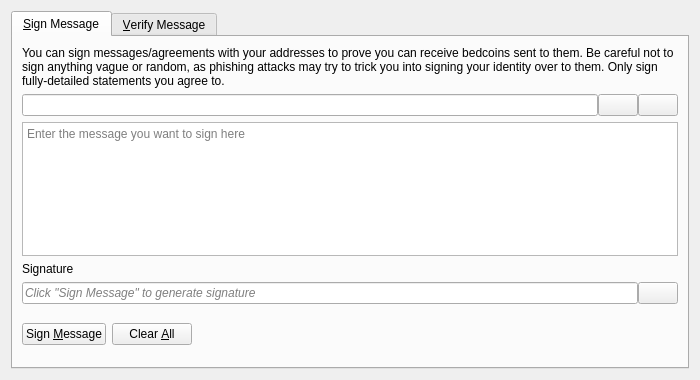
<?xml version="1.0" encoding="UTF-8"?>
<ui version="4.0">
 <class>SignVerifyMessageDialog</class>
 <widget class="QDialog" name="SignVerifyMessageDialog">
  <property name="geometry">
   <rect>
    <x>0</x>
    <y>0</y>
    <width>700</width>
    <height>380</height>
   </rect>
  </property>
  <property name="windowTitle">
   <string>Signatures - Sign / Verify a Message</string>
  </property>
  <property name="modal">
   <bool>true</bool>
  </property>
  <layout class="QVBoxLayout" name="verticalLayout">
   <item>
    <widget class="QTabWidget" name="tabWidget">
     <property name="currentIndex">
      <number>0</number>
     </property>
     <widget class="QWidget" name="tabSignMessage">
      <attribute name="title">
       <string>&amp;Sign Message</string>
      </attribute>
      <layout class="QVBoxLayout" name="verticalLayout_SM">
       <item>
        <widget class="QLabel" name="infoLabel_SM">
         <property name="text">
          <string>You can sign messages/agreements with your addresses to prove you can receive bedcoins sent to them. Be careful not to sign anything vague or random, as phishing attacks may try to trick you into signing your identity over to them. Only sign fully-detailed statements you agree to.</string>
         </property>
         <property name="textFormat">
          <enum>Qt::PlainText</enum>
         </property>
         <property name="wordWrap">
          <bool>true</bool>
         </property>
        </widget>
       </item>
       <item>
        <layout class="QHBoxLayout" name="horizontalLayout_1_SM">
         <property name="spacing">
          <number>0</number>
         </property>
         <item>
          <widget class="QValidatedLineEdit" name="addressIn_SM">
           <property name="toolTip">
            <string>The Bedcoin address to sign the message with</string>
           </property>
          </widget>
         </item>
         <item>
          <widget class="QPushButton" name="addressBookButton_SM">
           <property name="toolTip">
            <string>Choose previously used address</string>
           </property>
           <property name="text">
            <string/>
           </property>
           <property name="icon">
            <iconset resource="../bitcoin.qrc">
             <normaloff>:/icons/address-book</normaloff>:/icons/address-book</iconset>
           </property>
           <property name="shortcut">
            <string>Alt+A</string>
           </property>
           <property name="autoDefault">
            <bool>false</bool>
           </property>
          </widget>
         </item>
         <item>
          <widget class="QPushButton" name="pasteButton_SM">
           <property name="toolTip">
            <string>Paste address from clipboard</string>
           </property>
           <property name="text">
            <string/>
           </property>
           <property name="icon">
            <iconset resource="../bitcoin.qrc">
             <normaloff>:/icons/editpaste</normaloff>:/icons/editpaste</iconset>
           </property>
           <property name="shortcut">
            <string>Alt+P</string>
           </property>
           <property name="autoDefault">
            <bool>false</bool>
           </property>
          </widget>
         </item>
        </layout>
       </item>
       <item>
        <widget class="QPlainTextEdit" name="messageIn_SM">
         <property name="toolTip">
          <string>Enter the message you want to sign here</string>
         </property>
         <property name="placeholderText">
          <string>Enter the message you want to sign here</string>
         </property>
        </widget>
       </item>
       <item>
        <widget class="QLabel" name="signatureLabel_SM">
         <property name="text">
          <string>Signature</string>
         </property>
         <property name="textFormat">
          <enum>Qt::PlainText</enum>
         </property>
        </widget>
       </item>
       <item>
        <layout class="QHBoxLayout" name="horizontalLayout_2_SM">
         <property name="spacing">
          <number>0</number>
         </property>
         <item>
          <widget class="QLineEdit" name="signatureOut_SM">
           <property name="placeholderText">
            <string>Click "Sign Message" to generate signature</string>
           </property>
           <property name="font">
            <font>
             <italic>true</italic>
            </font>
           </property>
           <property name="readOnly">
            <bool>true</bool>
           </property>
          </widget>
         </item>
         <item>
          <widget class="QPushButton" name="copySignatureButton_SM">
           <property name="toolTip">
            <string>Copy the current signature to the system clipboard</string>
           </property>
           <property name="text">
            <string/>
           </property>
           <property name="icon">
            <iconset resource="../bitcoin.qrc">
             <normaloff>:/icons/editcopy</normaloff>:/icons/editcopy</iconset>
           </property>
           <property name="autoDefault">
            <bool>false</bool>
           </property>
          </widget>
         </item>
        </layout>
       </item>
       <item>
        <layout class="QHBoxLayout" name="horizontalLayout_3_SM">
         <item>
          <widget class="QPushButton" name="signMessageButton_SM">
           <property name="toolTip">
            <string>Sign the message to prove you own this Bedcoin address</string>
           </property>
           <property name="text">
            <string>Sign &amp;Message</string>
           </property>
           <property name="icon">
            <iconset resource="../bitcoin.qrc">
             <normaloff>:/icons/edit</normaloff>:/icons/edit</iconset>
           </property>
           <property name="autoDefault">
            <bool>false</bool>
           </property>
          </widget>
         </item>
         <item>
          <widget class="QPushButton" name="clearButton_SM">
           <property name="toolTip">
            <string>Reset all sign message fields</string>
           </property>
           <property name="text">
            <string>Clear &amp;All</string>
           </property>
           <property name="icon">
            <iconset resource="../bitcoin.qrc">
             <normaloff>:/icons/remove</normaloff>:/icons/remove</iconset>
           </property>
           <property name="autoDefault">
            <bool>false</bool>
           </property>
          </widget>
         </item>
         <item>
          <spacer name="horizontalSpacer_1_SM">
           <property name="orientation">
            <enum>Qt::Horizontal</enum>
           </property>
           <property name="sizeHint" stdset="0">
            <size>
             <width>40</width>
             <height>48</height>
            </size>
           </property>
          </spacer>
         </item>
         <item>
          <widget class="QLabel" name="statusLabel_SM">
           <property name="font">
            <font>
             <weight>75</weight>
             <bold>true</bold>
            </font>
           </property>
           <property name="text">
            <string/>
           </property>
           <property name="wordWrap">
            <bool>true</bool>
           </property>
          </widget>
         </item>
         <item>
          <spacer name="horizontalSpacer_2_SM">
           <property name="orientation">
            <enum>Qt::Horizontal</enum>
           </property>
           <property name="sizeHint" stdset="0">
            <size>
             <width>40</width>
             <height>48</height>
            </size>
           </property>
          </spacer>
         </item>
        </layout>
       </item>
      </layout>
     </widget>
     <widget class="QWidget" name="tabVerifyMessage">
      <attribute name="title">
       <string>&amp;Verify Message</string>
      </attribute>
      <layout class="QVBoxLayout" name="verticalLayout_VM">
       <item>
        <widget class="QLabel" name="infoLabel_VM">
         <property name="text">
          <string>Enter the receiver's address, message (ensure you copy line breaks, spaces, tabs, etc. exactly) and signature below to verify the message. Be careful not to read more into the signature than what is in the signed message itself, to avoid being tricked by a man-in-the-middle attack. Note that this only proves the signing party receives with the address, it cannot prove sendership of any transaction!</string>
         </property>
         <property name="textFormat">
          <enum>Qt::PlainText</enum>
         </property>
         <property name="alignment">
          <set>Qt::AlignLeading|Qt::AlignLeft|Qt::AlignTop</set>
         </property>
         <property name="wordWrap">
          <bool>true</bool>
         </property>
        </widget>
       </item>
       <item>
        <layout class="QHBoxLayout" name="horizontalLayout_1_VM">
         <property name="spacing">
          <number>0</number>
         </property>
         <item>
          <widget class="QValidatedLineEdit" name="addressIn_VM">
           <property name="toolTip">
            <string>The Bedcoin address the message was signed with</string>
           </property>
          </widget>
         </item>
         <item>
          <widget class="QPushButton" name="addressBookButton_VM">
           <property name="toolTip">
            <string>Choose previously used address</string>
           </property>
           <property name="text">
            <string/>
           </property>
           <property name="icon">
            <iconset resource="../bitcoin.qrc">
             <normaloff>:/icons/address-book</normaloff>:/icons/address-book</iconset>
           </property>
           <property name="shortcut">
            <string>Alt+A</string>
           </property>
           <property name="autoDefault">
            <bool>false</bool>
           </property>
          </widget>
         </item>
        </layout>
       </item>
       <item>
        <widget class="QPlainTextEdit" name="messageIn_VM">
          <property name="toolTip">
            <string>The signed message to verify</string>
          </property>
          <property name="placeholderText">
            <string>The signed message to verify</string>
          </property>
        </widget>
       </item>
       <item>
        <widget class="QValidatedLineEdit" name="signatureIn_VM">
          <property name="toolTip">
            <string>The signature given when the message was signed</string>
          </property>
          <property name="placeholderText">
            <string>The signature given when the message was signed</string>
          </property>
        </widget>
       </item>
       <item>
        <layout class="QHBoxLayout" name="horizontalLayout_2_VM">
         <item>
          <widget class="QPushButton" name="verifyMessageButton_VM">
           <property name="toolTip">
            <string>Verify the message to ensure it was signed with the specified Bedcoin address</string>
           </property>
           <property name="text">
            <string>Verify &amp;Message</string>
           </property>
           <property name="icon">
            <iconset resource="../bitcoin.qrc">
             <normaloff>:/icons/transaction_0</normaloff>:/icons/transaction_0</iconset>
           </property>
           <property name="autoDefault">
            <bool>false</bool>
           </property>
          </widget>
         </item>
         <item>
          <widget class="QPushButton" name="clearButton_VM">
           <property name="toolTip">
            <string>Reset all verify message fields</string>
           </property>
           <property name="text">
            <string>Clear &amp;All</string>
           </property>
           <property name="icon">
            <iconset resource="../bitcoin.qrc">
             <normaloff>:/icons/remove</normaloff>:/icons/remove</iconset>
           </property>
           <property name="autoDefault">
            <bool>false</bool>
           </property>
          </widget>
         </item>
         <item>
          <spacer name="horizontalSpacer_1_VM">
           <property name="orientation">
            <enum>Qt::Horizontal</enum>
           </property>
           <property name="sizeHint" stdset="0">
            <size>
             <width>40</width>
             <height>48</height>
            </size>
           </property>
          </spacer>
         </item>
         <item>
          <widget class="QLabel" name="statusLabel_VM">
           <property name="font">
            <font>
             <weight>75</weight>
             <bold>true</bold>
            </font>
           </property>
           <property name="text">
            <string/>
           </property>
           <property name="wordWrap">
            <bool>true</bool>
           </property>
          </widget>
         </item>
         <item>
          <spacer name="horizontalSpacer_2_VM">
           <property name="orientation">
            <enum>Qt::Horizontal</enum>
           </property>
           <property name="sizeHint" stdset="0">
            <size>
             <width>40</width>
             <height>48</height>
            </size>
           </property>
          </spacer>
         </item>
        </layout>
       </item>
      </layout>
     </widget>
    </widget>
   </item>
  </layout>
 </widget>
 <customwidgets>
  <customwidget>
   <class>QValidatedLineEdit</class>
   <extends>QLineEdit</extends>
   <header>qt/qvalidatedlineedit.h</header>
  </customwidget>
 </customwidgets>
 <resources>
  <include location="../bitcoin.qrc"/>
 </resources>
 <connections/>
</ui>
